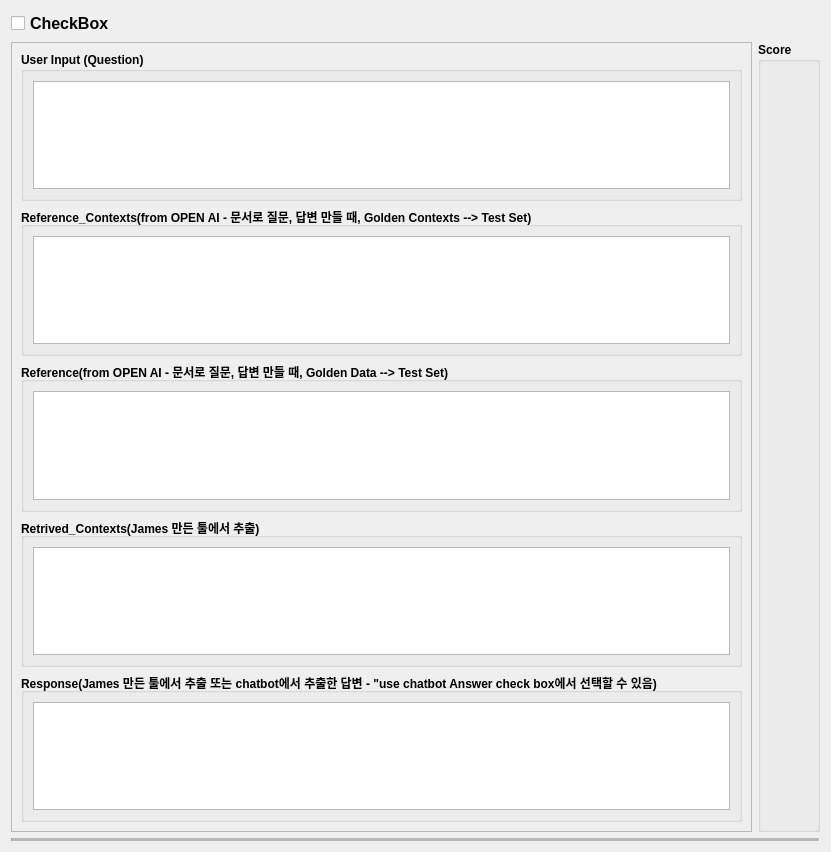
<?xml version="1.0" encoding="UTF-8"?>
<ui version="4.0">
 <class>Form</class>
 <widget class="QWidget" name="Form">
  <property name="geometry">
   <rect>
    <x>0</x>
    <y>0</y>
    <width>831</width>
    <height>852</height>
   </rect>
  </property>
  <property name="windowTitle">
   <string>Form</string>
  </property>
  <layout class="QVBoxLayout" name="verticalLayout_3">
   <item>
    <layout class="QVBoxLayout" name="verticalLayout_4">
     <item>
      <widget class="QCheckBox" name="scenario_checkBox">
       <property name="font">
        <font>
         <pointsize>12</pointsize>
         <weight>75</weight>
         <bold>true</bold>
        </font>
       </property>
       <property name="layoutDirection">
        <enum>Qt::LeftToRight</enum>
       </property>
       <property name="autoFillBackground">
        <bool>false</bool>
       </property>
       <property name="text">
        <string>CheckBox</string>
       </property>
      </widget>
     </item>
    </layout>
   </item>
   <item>
    <layout class="QHBoxLayout" name="horizontalLayout">
     <item>
      <widget class="QFrame" name="frame">
       <property name="frameShape">
        <enum>QFrame::StyledPanel</enum>
       </property>
       <property name="frameShadow">
        <enum>QFrame::Raised</enum>
       </property>
       <layout class="QVBoxLayout" name="verticalLayout_5">
        <item>
         <widget class="QGroupBox" name="questioin_groupBox">
          <property name="font">
           <font>
            <weight>75</weight>
            <bold>true</bold>
           </font>
          </property>
          <property name="title">
           <string>User Input (Question)</string>
          </property>
          <layout class="QVBoxLayout" name="verticalLayout_2">
           <item>
            <widget class="QPlainTextEdit" name="userinpput_plainTextEdit">
             <property name="sizePolicy">
              <sizepolicy hsizetype="MinimumExpanding" vsizetype="Expanding">
               <horstretch>0</horstretch>
               <verstretch>0</verstretch>
              </sizepolicy>
             </property>
             <property name="font">
              <font>
               <weight>50</weight>
               <bold>false</bold>
              </font>
             </property>
             <property name="readOnly">
              <bool>false</bool>
             </property>
            </widget>
           </item>
          </layout>
         </widget>
        </item>
        <item>
         <widget class="QGroupBox" name="ground_truth_groupBox">
          <property name="font">
           <font>
            <weight>75</weight>
            <bold>true</bold>
           </font>
          </property>
          <property name="title">
           <string>Reference_Contexts(from OPEN AI - 문서로 질문, 답변 만들 때, Golden Contexts --&gt; Test Set)</string>
          </property>
          <layout class="QVBoxLayout" name="verticalLayout_7">
           <item>
            <widget class="QPlainTextEdit" name="reference_context_plainTextEdit">
             <property name="sizePolicy">
              <sizepolicy hsizetype="MinimumExpanding" vsizetype="Expanding">
               <horstretch>0</horstretch>
               <verstretch>0</verstretch>
              </sizepolicy>
             </property>
             <property name="font">
              <font>
               <weight>50</weight>
               <bold>false</bold>
              </font>
             </property>
             <property name="readOnly">
              <bool>false</bool>
             </property>
            </widget>
           </item>
          </layout>
         </widget>
        </item>
        <item>
         <widget class="QGroupBox" name="groupBox">
          <property name="font">
           <font>
            <weight>75</weight>
            <bold>true</bold>
           </font>
          </property>
          <property name="title">
           <string>Reference(from OPEN AI - 문서로 질문, 답변 만들 때, Golden Data --&gt; Test Set)</string>
          </property>
          <layout class="QVBoxLayout" name="verticalLayout_8">
           <item>
            <widget class="QPlainTextEdit" name="reference_plainTextEdit">
             <property name="font">
              <font>
               <weight>50</weight>
               <bold>false</bold>
              </font>
             </property>
             <property name="readOnly">
              <bool>false</bool>
             </property>
            </widget>
           </item>
          </layout>
         </widget>
        </item>
        <item>
         <widget class="QGroupBox" name="contexts_groupBox">
          <property name="font">
           <font>
            <weight>75</weight>
            <bold>true</bold>
           </font>
          </property>
          <property name="title">
           <string>Retrived_Contexts(James 만든 툴에서 추출)</string>
          </property>
          <layout class="QVBoxLayout" name="verticalLayout">
           <item>
            <widget class="QPlainTextEdit" name="retrieved_context_plainTextEdit">
             <property name="sizePolicy">
              <sizepolicy hsizetype="MinimumExpanding" vsizetype="Expanding">
               <horstretch>0</horstretch>
               <verstretch>0</verstretch>
              </sizepolicy>
             </property>
             <property name="font">
              <font>
               <weight>50</weight>
               <bold>false</bold>
              </font>
             </property>
             <property name="readOnly">
              <bool>false</bool>
             </property>
            </widget>
           </item>
          </layout>
         </widget>
        </item>
        <item>
         <widget class="QGroupBox" name="answer_groupBox">
          <property name="font">
           <font>
            <weight>75</weight>
            <bold>true</bold>
           </font>
          </property>
          <property name="title">
           <string>Response(James 만든 툴에서 추출 또는 chatbot에서 추출한 답변 - &quot;use chatbot Answer check box에서 선택할 수 있음)</string>
          </property>
          <layout class="QHBoxLayout" name="horizontalLayout_3">
           <item>
            <widget class="QPlainTextEdit" name="response_plainTextEdit">
             <property name="sizePolicy">
              <sizepolicy hsizetype="MinimumExpanding" vsizetype="Expanding">
               <horstretch>0</horstretch>
               <verstretch>0</verstretch>
              </sizepolicy>
             </property>
             <property name="font">
              <font>
               <weight>50</weight>
               <bold>false</bold>
              </font>
             </property>
             <property name="readOnly">
              <bool>false</bool>
             </property>
            </widget>
           </item>
          </layout>
         </widget>
        </item>
       </layout>
      </widget>
     </item>
     <item>
      <widget class="QGroupBox" name="groupBox_2">
       <property name="font">
        <font>
         <weight>75</weight>
         <bold>true</bold>
        </font>
       </property>
       <property name="title">
        <string>Score</string>
       </property>
       <layout class="QVBoxLayout" name="verticalLayout_6">
        <item>
         <layout class="QFormLayout" name="formLayout"/>
        </item>
       </layout>
      </widget>
     </item>
    </layout>
   </item>
   <item>
    <widget class="Line" name="line">
     <property name="midLineWidth">
      <number>4</number>
     </property>
     <property name="orientation">
      <enum>Qt::Horizontal</enum>
     </property>
    </widget>
   </item>
  </layout>
 </widget>
 <resources/>
 <connections/>
</ui>
